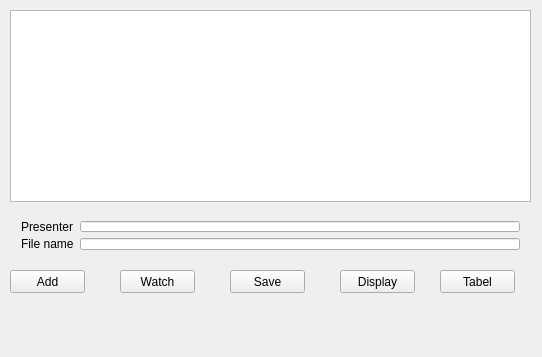
<?xml version="1.0" encoding="UTF-8"?>
<ui version="4.0">
 <class>GUIUser</class>
 <widget class="QWidget" name="GUIUser">
  <property name="geometry">
   <rect>
    <x>0</x>
    <y>0</y>
    <width>542</width>
    <height>357</height>
   </rect>
  </property>
  <property name="windowTitle">
   <string>GUIUser</string>
  </property>
  <widget class="QListWidget" name="watchList">
   <property name="geometry">
    <rect>
     <x>10</x>
     <y>10</y>
     <width>521</width>
     <height>192</height>
    </rect>
   </property>
  </widget>
  <widget class="QPushButton" name="addWButton">
   <property name="geometry">
    <rect>
     <x>10</x>
     <y>270</y>
     <width>75</width>
     <height>23</height>
    </rect>
   </property>
   <property name="text">
    <string>Add</string>
   </property>
  </widget>
  <widget class="QWidget" name="formLayoutWidget">
   <property name="geometry">
    <rect>
     <x>10</x>
     <y>210</y>
     <width>521</width>
     <height>51</height>
    </rect>
   </property>
   <layout class="QFormLayout" name="formLayout">
    <item row="0" column="0">
     <widget class="QLabel" name="presenterLabel">
      <property name="text">
       <string>Presenter</string>
      </property>
     </widget>
    </item>
    <item row="0" column="1">
     <widget class="QLineEdit" name="presenterEdit"/>
    </item>
    <item row="1" column="0">
     <widget class="QLabel" name="fileNameLabel">
      <property name="text">
       <string>File name</string>
      </property>
     </widget>
    </item>
    <item row="1" column="1">
     <widget class="QLineEdit" name="fileNameEdit"/>
    </item>
   </layout>
  </widget>
  <widget class="QPushButton" name="saveButton">
   <property name="geometry">
    <rect>
     <x>230</x>
     <y>270</y>
     <width>75</width>
     <height>23</height>
    </rect>
   </property>
   <property name="text">
    <string>Save</string>
   </property>
  </widget>
  <widget class="QPushButton" name="displayButton">
   <property name="geometry">
    <rect>
     <x>340</x>
     <y>270</y>
     <width>75</width>
     <height>23</height>
    </rect>
   </property>
   <property name="text">
    <string>Display</string>
   </property>
  </widget>
  <widget class="QPushButton" name="watchButton">
   <property name="geometry">
    <rect>
     <x>120</x>
     <y>270</y>
     <width>75</width>
     <height>23</height>
    </rect>
   </property>
   <property name="text">
    <string>Watch</string>
   </property>
  </widget>
  <widget class="QPushButton" name="tableButton">
   <property name="geometry">
    <rect>
     <x>440</x>
     <y>270</y>
     <width>75</width>
     <height>23</height>
    </rect>
   </property>
   <property name="text">
    <string>Tabel</string>
   </property>
  </widget>
 </widget>
 <layoutdefault spacing="6" margin="11"/>
 <resources/>
 <connections/>
</ui>
